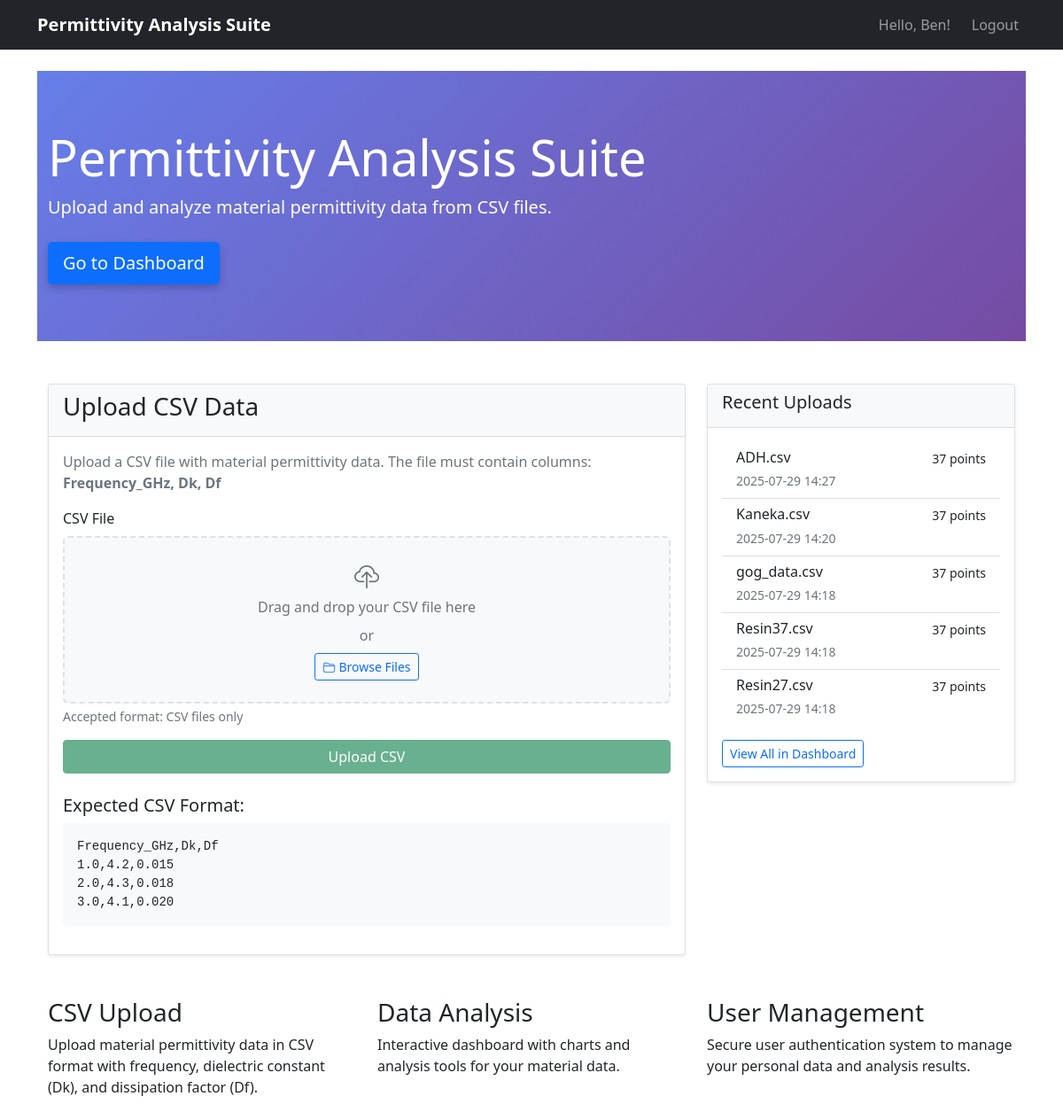
The app's page /index (signed in) with its own data.
### app/auth/models.py (models this page shows, shortened)
class User(UserMixin, db.Model):
    id = db.Column(db.Integer, primary_key=True)
    username = db.Column(db.String(80), unique=True, nullable=False, index=True)
    email = db.Column(db.String(120), unique=True, nullable=False, index=True)
    password_hash = db.Column(db.String(128))
    trials = db.relationship('Trial', backref='user', lazy='dynamic')

class Trial(db.Model):
    id = db.Column(db.Integer, primary_key=True)
    filename = db.Column(db.String(255), nullable=False)
    upload_timestamp = db.Column(db.DateTime, default=datetime.utcnow, nullable=False)
    user_id = db.Column(db.Integer, db.ForeignKey('user.id'), nullable=False)
    data_fingerprint = db.Column(db.String(64), nullable=True, index=True)  # SHA256 hash of data content
    material_data = db.relationship('MaterialData', backref='trial', lazy='dynamic', cascade='all, delete-orphan')
    fitted_models = db.relationship('FittedModel', backref='trial', lazy='dynamic', cascade='all, delete-orphan')

### app/main/routes.py (the view)
@bp.route('/', methods=['GET', 'POST'])
@bp.route('/index', methods=['GET', 'POST'])
def index():
    form = CSVUploadForm()
    if current_user.is_authenticated and form.validate_on_submit():
        return process_csv_upload(form)
    recent_trials = []
    if current_user.is_authenticated:
        recent_trials = current_user.trials.order_by(Trial.upload_timestamp.desc()).limit(5).all()
    return render_template('index.html', title='Home', form=form, recent_trials=recent_trials)

### app/main/forms.py
class CSVUploadForm(FlaskForm):
    csv_file = FileField('CSV File', validators=[
        FileRequired(),
        FileAllowed(['csv'], 'CSV files only!')
    ])
    submit = SubmitField('Upload CSV')

### app/templates/index.html (shortened to what this page needs)
{% extends "base.html" %}
{% block content %}
<div class="jumbotron">
    <div class="container">
        <h1 class="display-4">Permittivity Analysis Suite</h1>
        <p class="lead">Upload and analyze material permittivity data from CSV files.</p>
        {% if current_user.is_anonymous %}
            <div class="mt-4">
                <a class="btn btn-primary btn-lg me-3" href="{{ url_for('auth.register') }}" role="button">Get Started</a>
                <a class="btn btn-outline-primary btn-lg" href="{{ url_for('auth.login') }}" role="button">Login</a>
            </div>
        {% else %}
            <div class="mt-4">
                <a class="btn btn-primary btn-lg" href="{{ url_for('main.dashboard') }}" role="button">Go to Dashboard</a>
            </div>
        {% endif %}
    </div>
</div>
{% if current_user.is_authenticated %}
<div class="container mt-5">
    <div class="row">
        <div class="col-lg-8">
            <div class="card">
                <div class="card-header">
                    <h3 class="card-title">Upload CSV Data</h3>
                </div>
                <div class="card-body">
                    <p class="text-muted">Upload a CSV file with material permittivity data. The file must contain columns: <strong>Frequency_GHz, Dk, Df</strong></p>
                    <form method="POST" enctype="multipart/form-data" id="upload-form">
                        <div class="mb-3">
                            <label class="form-label">CSV File</label>
                            <div class="drop-zone" id="drop-zone">
                                <div class="drop-zone-content">
                                    <i class="bi bi-cloud-upload fs-3 text-muted mb-2"></i>
                                    <p class="text-muted mb-2">Drag and drop your CSV file here</p>
                                    <p class="text-muted mb-2">or</p>
                                    <button type="button" class="btn btn-outline-primary btn-sm" id="file-select-btn">
                                        <i class="bi bi-folder2-open me-1"></i>Browse Files
                                    </button>
                                </div>
                            </div>
                            <div class="form-text">Accepted format: CSV files only</div>
                        </div>
                        <div class="d-grid">
                            {{ form.submit(class="btn btn-success", id="submit-btn", disabled=true) }}
                        </div>
                    </form>
                    <div class="mt-4">
                        <h5>Expected CSV Format:</h5>
                        <pre class="bg-light p-3 rounded">Frequency_GHz,Dk,Df
1.0,4.2,0.015
2.0,4.3,0.018
3.0,4.1,0.020</pre>
                    </div>
                </div>
            </div>
        </div>
        <div class="col-lg-4">
            <div class="card">
                <div class="card-header">
                    <h5>Recent Uploads</h5>
                </div>
                <div class="card-body">
                    {% if recent_trials %}
                        <div class="list-group list-group-flush">
                            {% for trial in recent_trials %}
                                <a href="{{ url_for('main.view_trial', trial_id=trial.id) }}" class="list-group-item list-group-item-action">
                                    <div class="d-flex w-100 justify-content-between">
                                        <h6 class="mb-1">{{ trial.filename }}</h6>
                                        <small>{{ trial.material_data.count() }} points</small>
                                    </div>
                                    <small class="text-muted">{{ trial.upload_timestamp.strftime('%Y-%m-%d %H:%M') }}</small>
                                </a>
                            {% endfor %}
                        </div>
                        <div class="mt-3">
                            <a href="{{ url_for('main.dashboard') }}" class="btn btn-outline-primary btn-sm">View All in Dashboard</a>
                        </div>
                    {% else %}
                        <p class="text-muted">No uploads yet. Upload your first CSV file to get started!</p>
                    {% endif %}
                </div>
            </div>
        </div>
    </div>
</div>
{% endif %}
<div class="container mt-5">
    <div class="row">
        <div class="col-md-4">
            <h3>CSV Upload</h3>
            <p>Upload material permittivity data in CSV format with frequency, dielectric constant (Dk), and dissipation factor (Df).</p>
        </div>
        <div class="col-md-4">
            <h3>Data Analysis</h3>
            <p>Interactive dashboard with charts and analysis tools for your material data.</p>
        </div>
        <div class="col-md-4">
            <h3>User Management</h3>
            <p>Secure user authentication system to manage your personal data and analysis results.</p>
        </div>
    </div>
</div>
{% endblock %}

### app/templates/base.html (shortened to what this page needs)
<!DOCTYPE html>
<html lang="en">
<head>
    <link href="https://cdn.jsdelivr.net/npm/bootstrap@5.1.3/dist/css/bootstrap.min.css" rel="stylesheet">
    <link href="https://cdn.jsdelivr.net/npm/bootstrap-icons@1.10.0/font/bootstrap-icons.css" rel="stylesheet">
    <link href="{{ url_for('static', filename='css/main.css') }}" rel="stylesheet">
</head>
<body>
    <nav class="navbar navbar-expand-lg navbar-dark bg-dark">
        <div class="container">
            <a class="navbar-brand" href="{{ url_for('main.index') }}">Permittivity Analysis Suite</a>
            <div class="navbar-nav ms-auto">
                {% if current_user.is_anonymous %}
                    <a class="nav-link" href="{{ url_for('auth.login') }}">Login</a>
                    <a class="nav-link" href="{{ url_for('auth.register') }}">Register</a>
                {% else %}
                    <span class="navbar-text me-3">Hello, {{ current_user.username }}!</span>
                    <a class="nav-link" href="{{ url_for('auth.logout') }}">Logout</a>
                {% endif %}
            </div>
        </div>
    </nav>
    <div class="container mt-4">
        {% block content %}{% endblock %}
    </div>
</body>
</html>

### app/static/css/main.css (style rules this page uses)
.drop-zone { border: 2px dashed #dee2e6; border-radius: 0.375rem; padding: 1.5rem 1rem; text-align: center; transition: all 0.3s ease; background-color: #f8f9fa; cursor: pointer; }
.drop-zone-content { pointer-events: none; }
.card { box-shadow: 0 0.125rem 0.25rem rgba(0, 0, 0, 0.075); border: 1px solid rgba(0, 0, 0, 0.125); }
.card-header { background-color: #f8f9fa; border-bottom: 1px solid rgba(0, 0, 0, 0.125); }
.btn { transition: all 0.2s ease; }
.navbar-brand { font-weight: 600; font-size: 1.25rem; }
.jumbotron { background: linear-gradient(135deg, #667eea 0%, #764ba2 100%); color: white; padding: 4rem 0; margin-bottom: 0; }
.jumbotron .btn { box-shadow: 0 0.25rem 0.5rem rgba(0, 0, 0, 0.2); }
.fade-in { animation: fadeIn 0.3s ease-out; }

### records on screen
User: username "Ben"
Trial: filename "ADH.csv", material_data.count "37", upload_timestamp "2025-07-29 14:27"
Trial: filename "Kaneka.csv", material_data.count "37", upload_timestamp "2025-07-29 14:20"
Trial: filename "gog_data.csv", material_data.count "37", upload_timestamp "2025-07-29 14:18"
Trial: filename "Resin37.csv", material_data.count "37", upload_timestamp "2025-07-29 14:18"
Trial: filename "Resin27.csv", material_data.count "37", upload_timestamp "2025-07-29 14:18"
